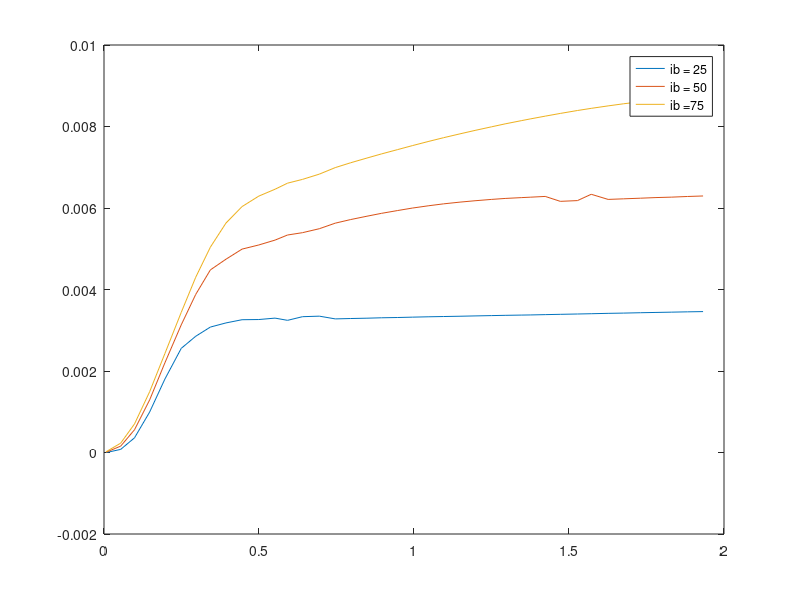

The MATLAB script that drew this image:
%ib = 25ua
collector_voltage_25 = [0.00650652	0.0538451	0.09837625	0.14714447	0.19630367	0.24914729	0.29581597	0.34313521	0.39344644	0.44534962	0.49931787	0.55180206	0.59207357	0.64035837	0.69459458	0.74600371	0.79578771	0.84816335	0.89482398	0.94747306	0.99454174	1.04813414	1.09559188	1.14846222	1.1968533	1.25052365	1.29399585	1.34766202	1.3748584	1.42335351	1.47189951	1.5272211	1.57169944	1.6261769	1.67523564	1.73057657	1.78055738	1.83138781	1.88189198	1.93246637]
collector_current_25 = [-0.00000227	0.00007655	0.00035985	0.00099203	0.00180026	0.0025557	0.00285225	0.00307831	0.00317996	0.00325851	0.00326311	0.00329785	0.00324328	0.00333297	0.0033459	0.00327877	0.00328799	0.00329597	0.00330601	0.00331281	0.00332156	0.00333058	0.00333705	0.00334401	0.00335187	0.00335984	0.00336612	0.00337257	0.0033756	0.00338346	0.0033909	0.00339891	0.0034057	0.00341487	0.00342106	0.00343014	0.00343721	0.00344433	0.00345184	0.003458]

%ib = 50ua
collector_voltage_50 = [0.00650652	0.0538451	0.09837625	0.14714447	0.19630367	0.24914729	0.29581597	0.34313521	0.39344644	0.44534962	0.49931787	0.55180206	0.59207357	0.64035837	0.69459458	0.74600371	0.79578771	0.84816335	0.89482398	0.94747306	0.99454174	1.04813414	1.09559188	1.14846222	1.1968533	1.25052365	1.29399585	1.34766202	1.3748584	1.42335351	1.47189951	1.5272211	1.57169944	1.6261769	1.67523564	1.73057657	1.78055738	1.83138781	1.88189198	1.93246637]
collector_current_50 = [0.00000657	0.00015647	0.00055801	0.00128913	0.00219879	0.00313225	0.00387902	0.0044813	0.00474331	0.0049914	0.00509287	0.00521253	0.00533735	0.00539477	0.00549176	0.00562805	0.00571683	0.00579857	0.00586862	0.00593823	0.00599831	0.00605623	0.00610208	0.00614457	0.00617813	0.00621126	0.00623457	0.00625534	0.00626531	0.00628408	0.00616339	0.00618165	0.0063368	0.0062109	0.00622493	0.0062407	0.00625605	0.00626689	0.00628259	0.00629527]

%ib = 75ua
collector_voltage_75 = [0.00650652	0.0538451	0.09837625	0.14714447	0.19630367	0.24914729	0.29581597	0.34313521	0.39344644	0.44534962	0.49931787	0.55180206	0.59207357	0.64035837	0.69459458	0.74600371	0.79578771	0.84816335	0.89482398	0.94747306	0.99454174	1.04813414	1.09559188	1.14846222	1.1968533	1.25052365	1.29399585	1.34766202	1.3748584	1.42335351	1.47189951	1.5272211	1.57169944	1.6261769	1.67523564	1.73057657	1.78055738	1.83138781	1.88189198	1.93246637]
collector_current_75 = [0.00001749	0.00022969	0.00070101	0.00149016	0.00242621	0.00343869	0.00430017	0.00503949	0.00563069	0.00603497	0.00629182	0.00646083	0.0066096	0.00670245	0.00683121	0.00699159	0.00711067	0.00722597	0.00732667	0.007434	0.00753042	0.00763603	0.00772566	0.00782	0.00790418	0.0079931	0.00806467	0.00814561	0.00818573	0.00825429	0.00832093	0.00839253	0.00844538	0.00850588	0.00855686	0.0086083	0.00865233	0.00869246	0.00872842	0.00876195]


plot(collector_voltage_25,collector_current_25);
hold on;
plot(collector_voltage_50,collector_current_50);
plot(collector_voltage_75,collector_current_75);

legend('ib = 25','ib = 50','ib =75')